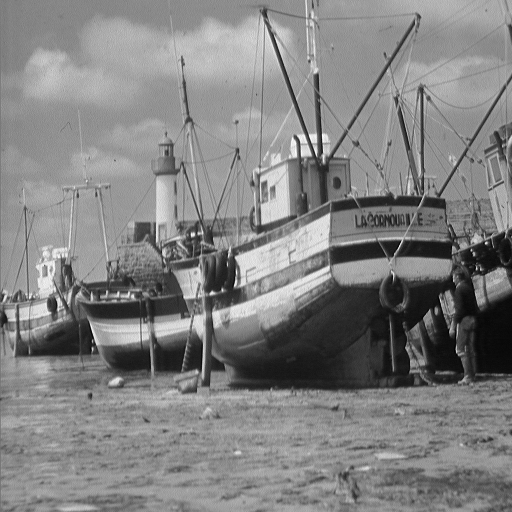
%> input picture practica_0/boat.512.tiff, 512 x 512 px
$ octave paso_alto.m   (GNU Octave 9; MATLAB toolbox functions it lacks are replaced by stand-ins)
%> lines starting %> are read from the running program, lines starting %| are printed output that depends on the picture
I=imread('boat.512.tiff');
%> I is the input picture: size 512x512 uint8; min 0, max 255, mean 129.7
imshow(I)
B1=edge(I,'sobel');
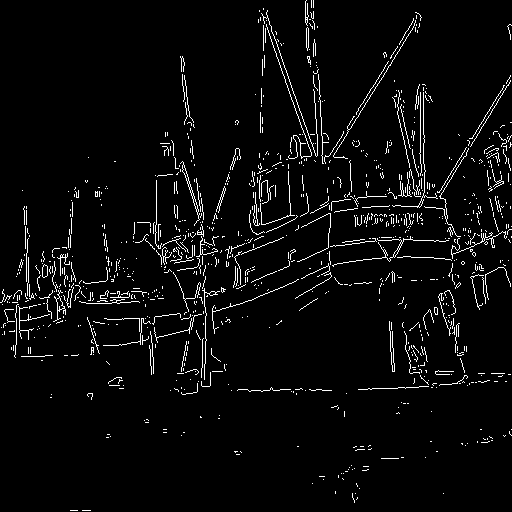
%> B1: size 512x512 logical; 4% white in thin lines or dots
B2=edge(I,'prewitt');
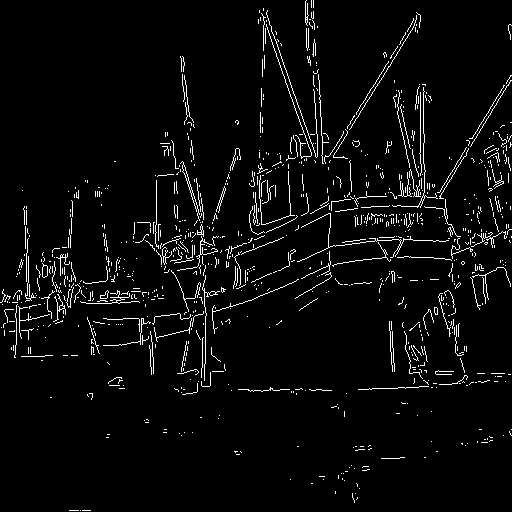
%> B2: size 512x512 logical; 4% white in thin lines or dots
B3=edge(I,'canny');
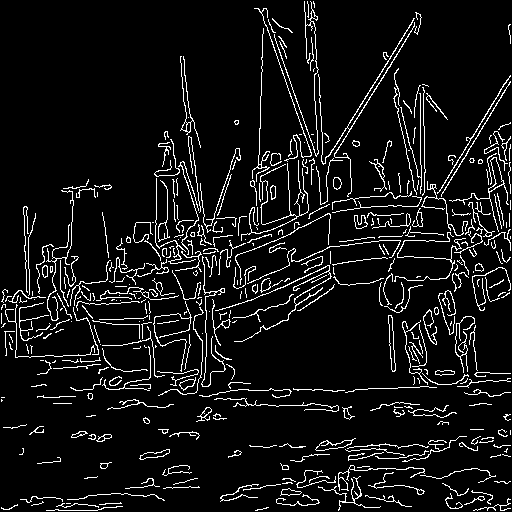
%> B3: size 512x512 logical; 7.7% white in thin lines or dots
imshow(B1)
figure,imshow(B2)
figure, imshow(B3)

$ run again, with practica_0/5.1.10.tiff copied over practica_0/boat.512.tiff
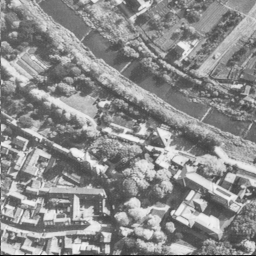
%> input picture practica_0/5.1.10.tiff, 256 x 256 px
%> I is the input picture: size 256x256 uint8; min 1, max 248, mean 140.5
%> `B1=edge(I,'sobel');`:
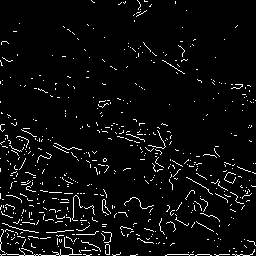
%> B1: size 256x256 logical; 4.5% white in thin lines or dots
%> B2: size 256x256 logical; 4.3% white in thin lines or dots
%> `B3=edge(I,'canny');`:
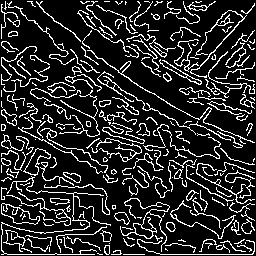
%> B3: size 256x256 logical; 16.5% white in thin lines or dots
